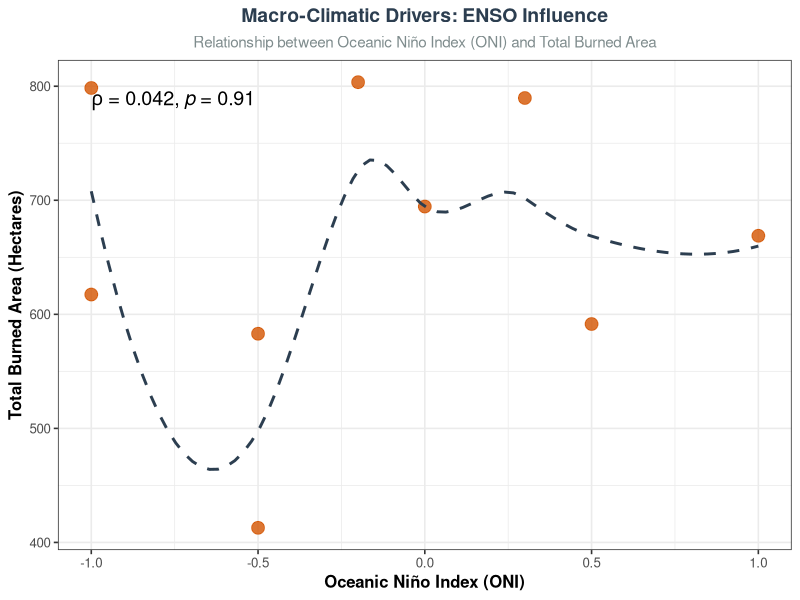
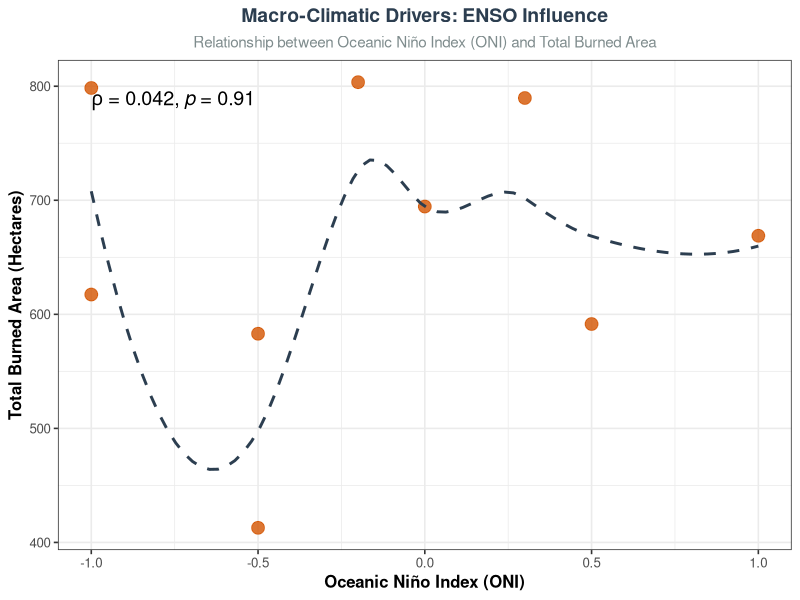

These charts were generated, in order, by the following R code:

# ==============================================================================
# SCRIPT 05: STATISTICAL VALIDATION (TOPOGRAPHY & ENSO)
# Project: Andean Fire Ecosystem Dynamics (2017-2025)
# ==============================================================================

library(tidyverse)
library(ggpubr)

# Set publication-grade theme
theme_set(theme_bw(base_size = 12, base_family = "sans") +
            theme(plot.title = element_text(face = "bold", size = 14, color = "#2c3e50", hjust = 0.5),
                  plot.subtitle = element_text(size = 11, color = "#7f8c8d", hjust = 0.5),
                  axis.title = element_text(face = "bold"),
                  plot.background = element_rect(fill = "white", color = NA)))

# ==============================================================================
# 1. TOPOGRAPHY KOLMOGOROV-SMIRNOV TEST
# ==============================================================================
df_topo <- read_csv("5_Topographic_Samples.csv") %>% 
  rename(Burned = Burned_Class)

burned <- df_topo %>% filter(Burned == "Burned")
unburned <- df_topo %>% filter(Burned == "Unburned")

print("📊 Running Kolmogorov-Smirnov Tests...")
ks_elev <- ks.test(burned$Elevation_m, unburned$Elevation_m)
ks_slope <- ks.test(burned$Slope_deg, unburned$Slope_deg)
ks_aspect <- ks.test(burned$Aspect_deg, unburned$Aspect_deg)

cat("\nStatistical Results (K-S Test - Two Sample):\n",
    "Elevation: D =", round(ks_elev$statistic, 4), "| p-value =", ks_elev$p.value, "\n",
    "Slope:     D =", round(ks_slope$statistic, 4), "| p-value =", ks_slope$p.value, "\n",
    "Aspect:    D =", round(ks_aspect$statistic, 4), "| p-value =", ks_aspect$p.value, "\n\n")

# ==============================================================================
# 2. ENSO CORRELATION (MACRO-CLIMATIC DRIVER)
# ==============================================================================
# Sum total burned area across all zones per year
df_burn_total <- read_csv("3_Zonal_Annual_Stats.csv") %>% 
  group_by(Year) %>% 
  summarise(Burned_Ha = sum(Burned_Ha, na.rm = TRUE), .groups = "drop")

# Historical ONI Data (2017-2025)
df_oni <- tibble(
  Year = c(2017, 2018, 2019, 2020, 2021, 2022, 2023, 2024, 2025),
  ONI = c(-0.5, -0.2, 0.3, -0.5, -1.0, -1.0, 1.0, 0.5, 0.0)
)

df_enso <- left_join(df_burn_total, df_oni, by = "Year")

# Plot with non-parametric trend and Spearman annotation
p_enso_corr <- ggplot(df_enso, aes(x = ONI, y = Burned_Ha)) +
  geom_point(size = 4, color = "#d35400", alpha = 0.8) +
  geom_smooth(method = "loess", color = "#2c3e50", se = FALSE, linetype = "dashed", linewidth = 1) +
  
  # Professional statistical annotation inside the plot
  stat_cor(method = "spearman", cor.coef.name = "rho", 
           label.x.npc = "left", label.y.npc = "top", size = 5, color = "black") +
  
  labs(title = "Macro-Climatic Drivers: ENSO Influence",
       subtitle = "Relationship between Oceanic Niño Index (ONI) and Total Burned Area",
       x = "Oceanic Niño Index (ONI)", y = "Total Burned Area (Hectares)")

ggsave("Fig_ENSO_Correlation.png", p_enso_corr, width = 7, height = 5, dpi = 600)
print(p_enso_corr)
